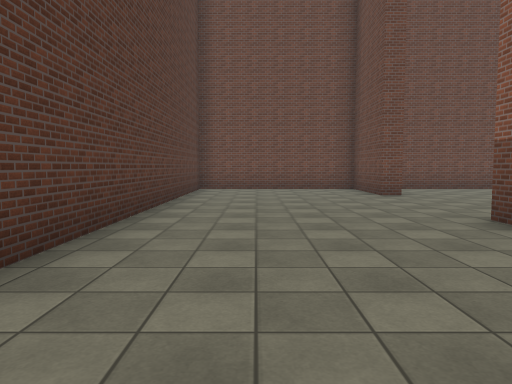
[1] (above)

24 first-person views from a walk through a scene from a Unity 3-D project. The camera is 1.4 m above the floor, tilts 4° down and sees 70° across. The floor is counted in squares, 2 m on a side. Each view is taken from the middle of a square. On the plan, view 1 faces up. The plan holds only what a view shows up to about 11 squares ahead; the rest is blank. The place goes on beyond the plan. The player character is not drawn. Door leaves are left out, so doorways stand open. Surface patterns are stand-ins for the level's own textures.

[2]
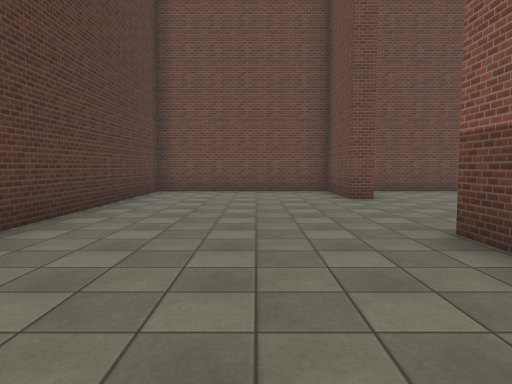

[3]
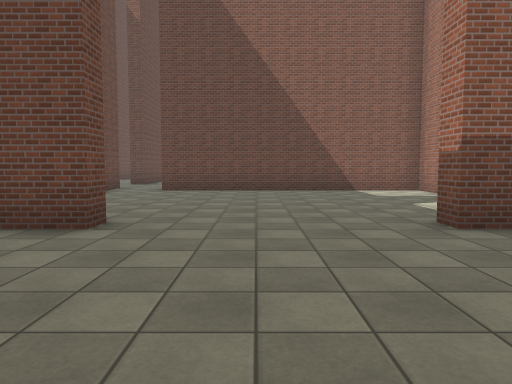

[4]
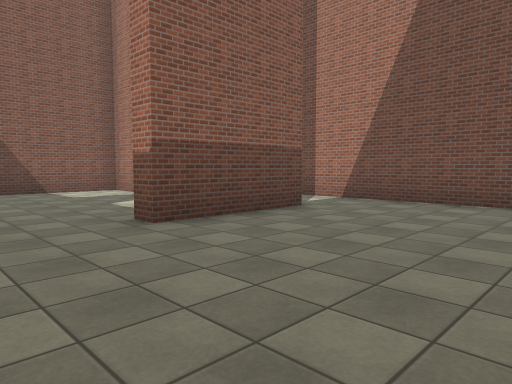

[5]
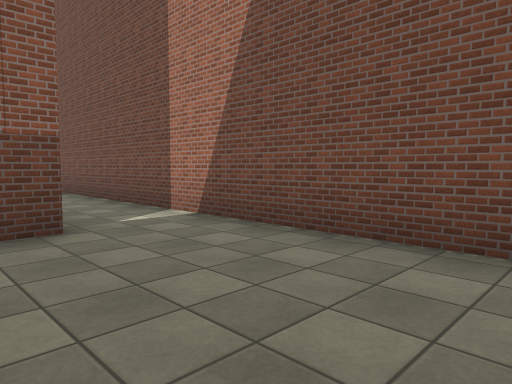

[6]
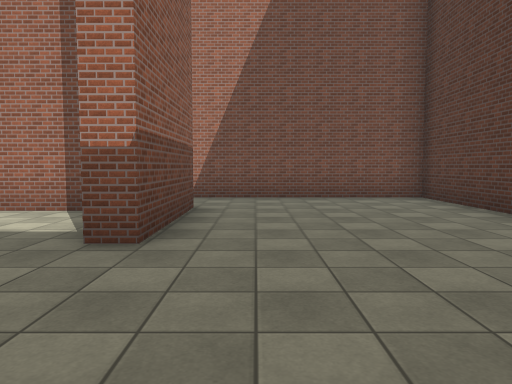

[7]
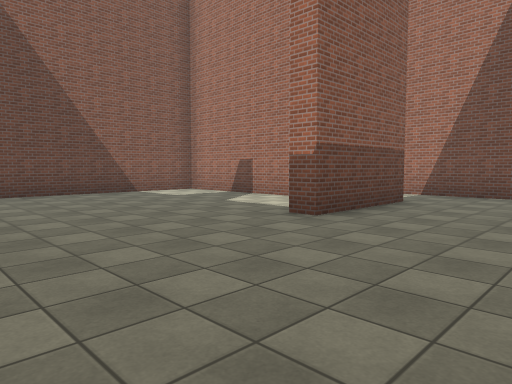

[8]
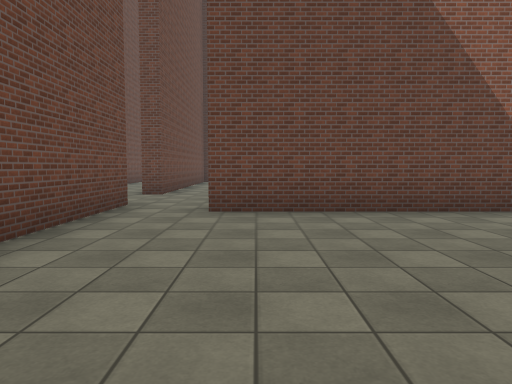

[9]
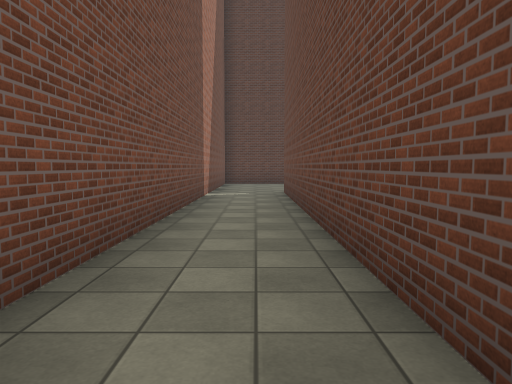

[10]
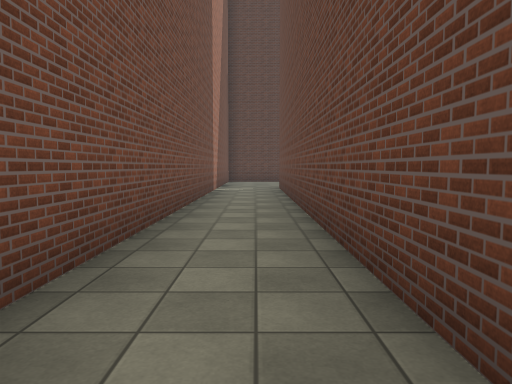

[11]
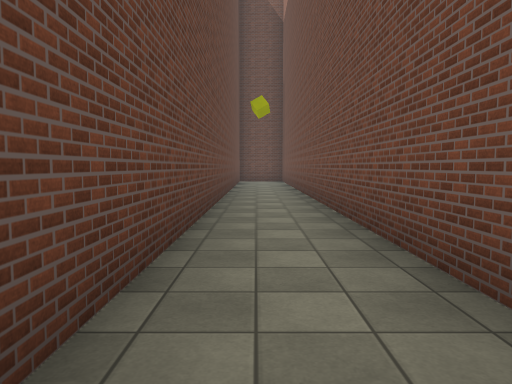

[12]
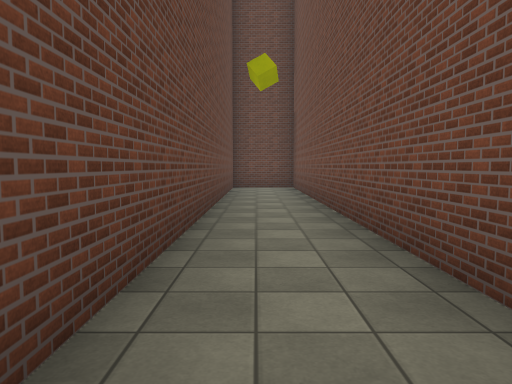

[13]
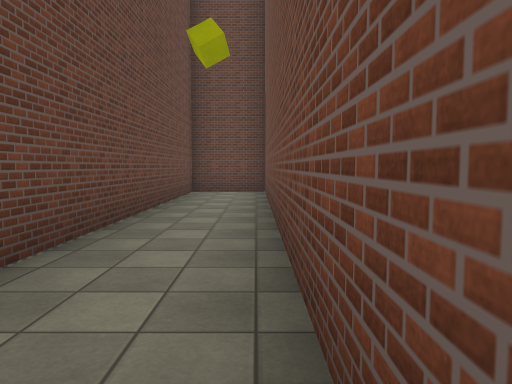

[14]
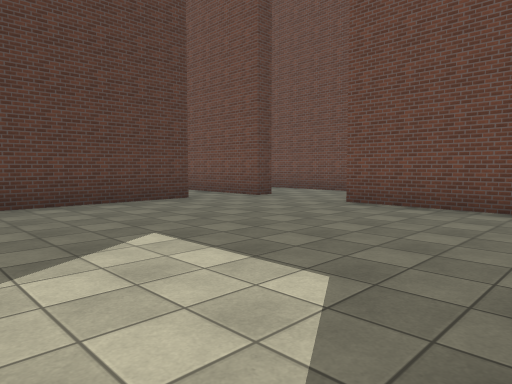

[15]
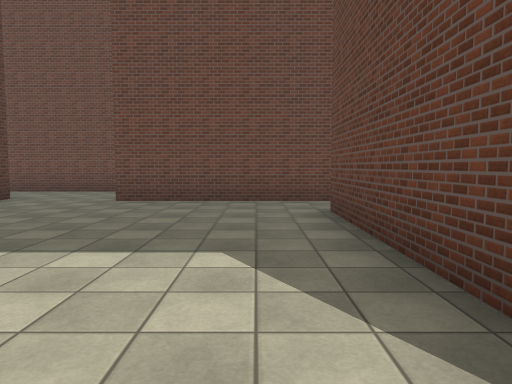

[16]
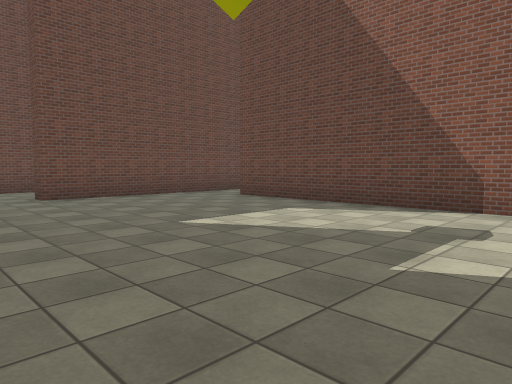

[17]
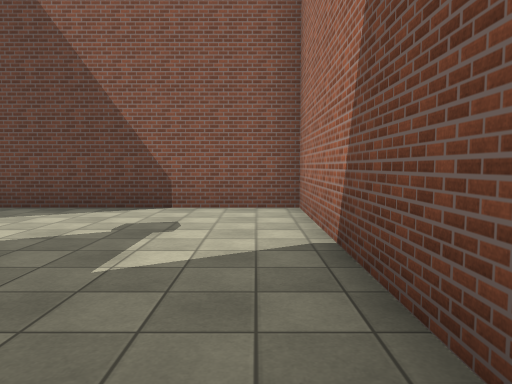

[18]
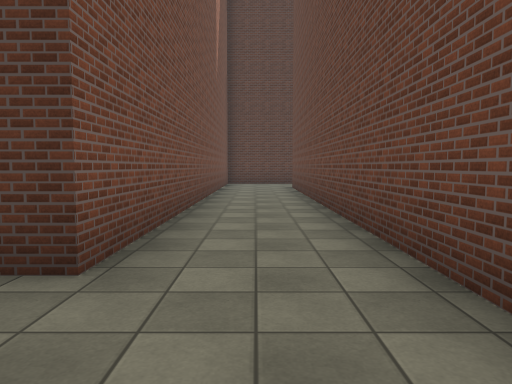

[19]
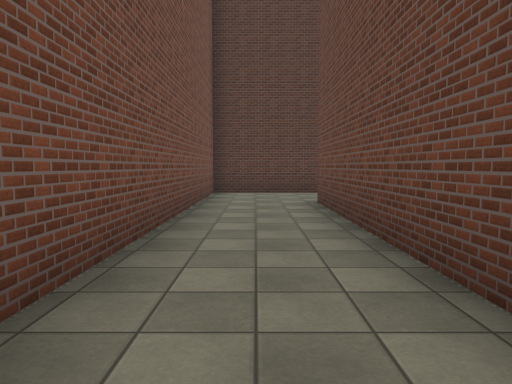

[20]
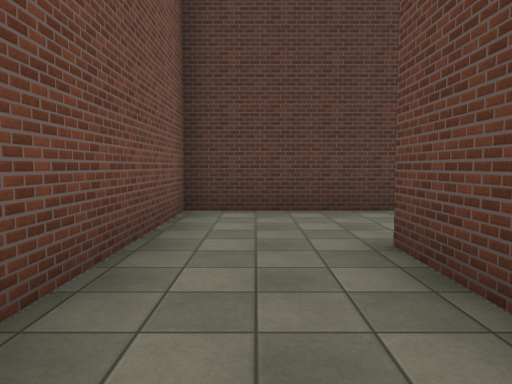

[21]
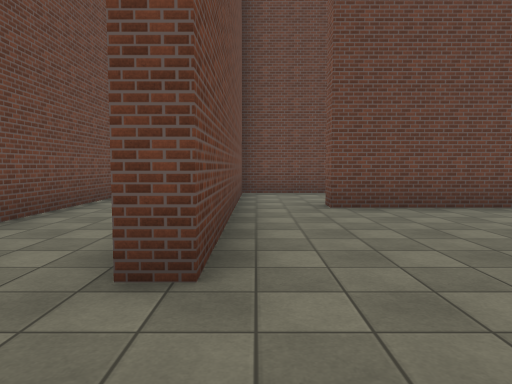

[22]
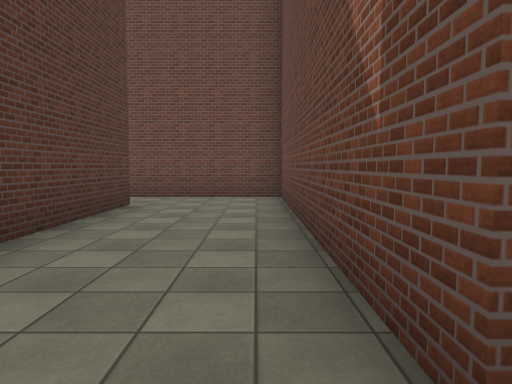

[23]
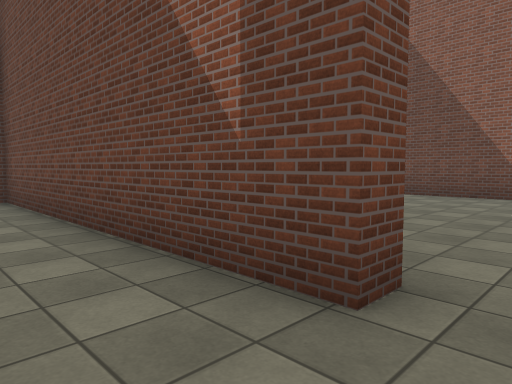

[24]
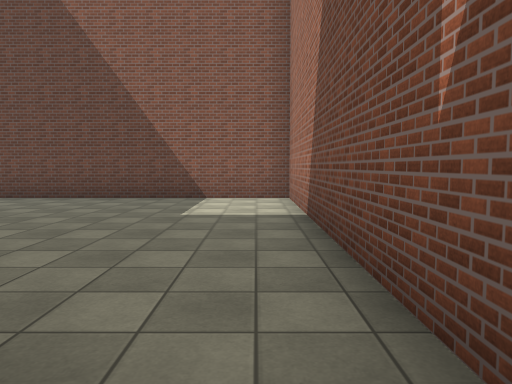

### Floor plan
Ten units are one square. View 1 is at (0, 0); x grows to the right and y downward. Boxes are objects, and circles mark ways between rooms. Rooms are numbered by the first view taken in them; rooms with no view inside come last. Other rooms are left out.
<svg viewBox="-22 -157 308 165">
<path fill="none" stroke="#000" d="M46 -23 96 -23 96 -98M36 -89 31 -89 31 -114 -17 -114 -17 3 281 3 281 -18 31 -18 31 -47 36 -47M94 -114 42 -114M101 -98 101 -61M138 -142 8 -142M174 -114 132 -114 132 -119M191 -142 155 -142M120 -23 172 -23 172 -97M-17 -152 -17 -119 107 -119 107 -114 94 -114M172 -97 177 -97 177 -62M211 -39 206 -39 206 -114 174 -114"/>
<circle cx="100" cy="-100" r="3" fill="#2a7"/>
<circle cx="180" cy="-100" r="3" fill="#2a7"/>
<text x="80" y="-40">1</text>
<text x="130" y="-100">2</text>
<text x="190" y="-70">3</text>
</svg>
Room 1 opens to room 2. Room 2 opens to room 3.

Where each view was taken, in squares from view 1:
view 1: 0 up, 0 right, facing up
view 2: 1 up, 1 right, facing up
view 3: 7 up, 1 left, facing right
view 4: 7 up, 1 left, facing down-right
view 5: 3 up, 1 left, facing down-right
view 6: 8 up, 2 right, facing down
view 7: 9 up, 0 right, facing down-right
view 8: 9 up, 4 right, facing right
view 9: 1 up, 13 right, facing left
view 10: 1 up, 15 right, facing left
view 11: 1 up, 11 right, facing right
view 12: 1 up, 16 right, facing right
view 13: 0 up, 18 right, facing right
view 14: 5 up, 17 right, facing up-left
view 15: 4 up, 16 right, facing up
view 16: 3 up, 11 right, facing up-right
view 17: 3 up, 11 right, facing right
view 18: 13 up, 13 right, facing left
view 19: 13 up, 8 right, facing left
view 20: 13 up, 4 right, facing left
view 21: 11 up, 11 right, facing right
view 22: 3 up, 20 right, facing up
view 23: 3 up, 19 right, facing up-right
view 24: 3 up, 20 right, facing right
